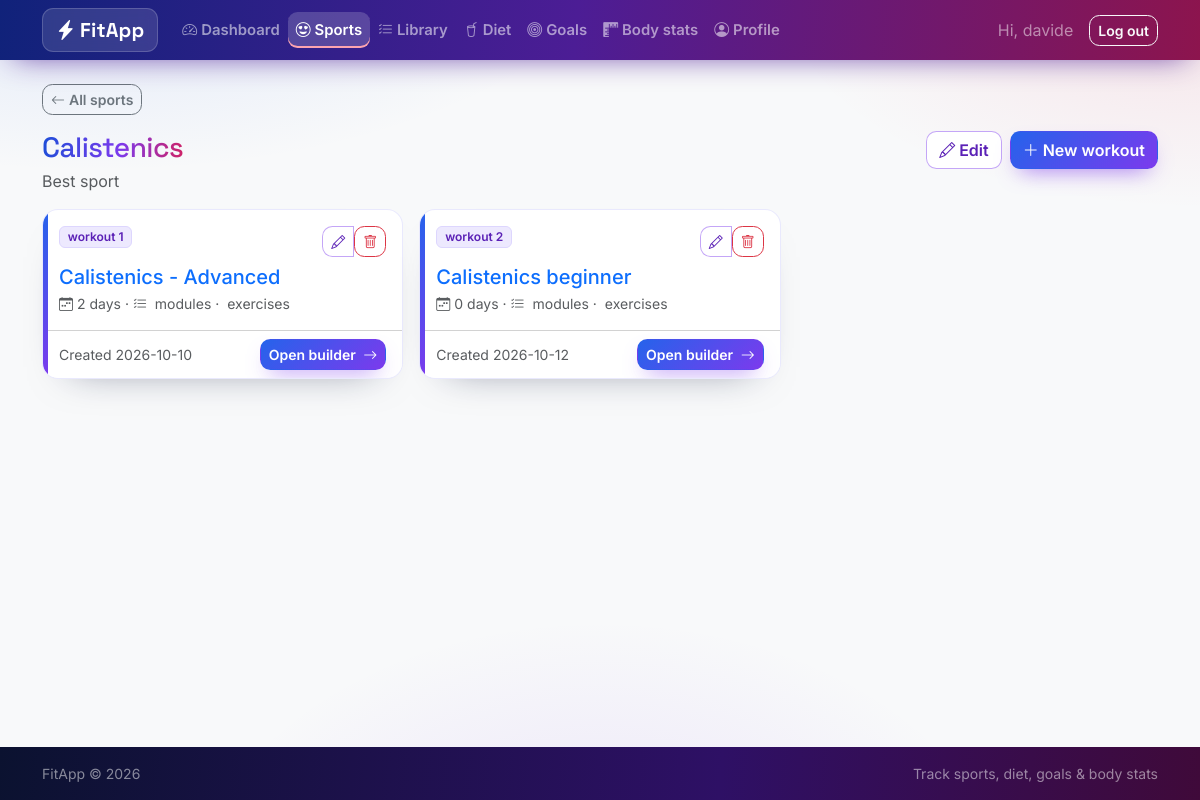
The app's page /sports/1 (signed in) with its own data.
### tables this page shows
CREATE TABLE users (
    id            INTEGER PRIMARY KEY AUTOINCREMENT,
    username      TEXT UNIQUE NOT NULL,
    email         TEXT UNIQUE NOT NULL,
    password_hash TEXT NOT NULL,
    height_cm     REAL,
    birth_date    TEXT,
    sex           TEXT,
    created_at    TEXT NOT NULL DEFAULT (datetime('now'))
, role TEXT NOT NULL DEFAULT 'user');

CREATE TABLE "sports" (
                id         INTEGER PRIMARY KEY AUTOINCREMENT,
                user_id    INTEGER NOT NULL REFERENCES users (id) ON DELETE CASCADE,
                name       TEXT NOT NULL,
                notes      TEXT,
                created_at TEXT NOT NULL DEFAULT (datetime('now'))
            );

CREATE TABLE workouts (
    id         INTEGER PRIMARY KEY AUTOINCREMENT,
    sport_id   INTEGER NOT NULL REFERENCES sports (id) ON DELETE CASCADE,
    position   INTEGER NOT NULL DEFAULT 0,
    name       TEXT NOT NULL,
    notes      TEXT,
    created_at TEXT NOT NULL DEFAULT (datetime('now'))
);

### fitapp/routes/sports.py (the view)
@bp.route("/<int:sport_id>")
@login_required
def detail(sport_id):
    sport = _get_sport(sport_id)
    db = get_db()
    workouts = _workout_stats(db, sport_id)
    return render_template("sports/detail.html", sport=sport, workouts=workouts)

### fitapp/auth.py (called while the page is built)
def load_current_user():
    user_id = session.get("user_id")
    if user_id is None:
        g.user = None
    else:
        g.user = get_db().execute(
            "SELECT * FROM users WHERE id = ?", (user_id,)
        ).fetchone()
    return g.user

def login_required(view):
    @wraps(view)
    def wrapped(*args, **kwargs):
        if load_current_user() is None:
            flash("Please log in to access this page.", "warning")
            return redirect(url_for("auth.login", next=request.path))
        return view(*args, **kwargs)
    return wrapped

@bp.before_app_request
def _load_user():
    load_current_user()
    if g.user is not None and g.user["role"] == "admin":
        blueprint = (request.endpoint or "").split(".", 1)[0]
        if blueprint in ADMIN_BLOCKED_BLUEPRINTS:
            flash("Admin accounts manage users and settings only.", "warning")
            return redirect(url_for("admin.index"))

### fitapp/db.py (called while the page is built)
def get_db():
    if "db" not in g:
        g.db = sqlite3.connect(
            current_app.config["DATABASE"],
            detect_types=sqlite3.PARSE_DECLTYPES,
        )
        g.db.row_factory = sqlite3.Row
        g.db.execute("PRAGMA foreign_keys = ON")
    return g.db

### fitapp/routes/sports.py (called while the page is built)
def _get_sport(sport_id):
    sport = get_db().execute(
        "SELECT * FROM sports WHERE id = ? AND user_id = ?",
        (sport_id, g.user["id"]),
    ).fetchone()
    if sport is None:
        abort(404)
    return sport

def _workout_stats(db, sport_id):
    return db.execute(
        """SELECT w.*,
                  (SELECT COUNT(*) FROM workout_days d WHERE d.workout_id = w.id) AS day_count,
                  (SELECT COUNT(*) FROM day_entries e
                     JOIN workout_days d ON d.id = e.workout_day_id
                    WHERE d.workout_id = w.id) AS entry_count
           FROM workouts w
           WHERE w.sport_id = ?
           ORDER BY w.position, w.id""",
        (sport_id,),
    ).fetchall()

### fitapp/templates/sports/detail.html (shortened to what this page needs)
{% extends "base.html" %}
{% block back %}
<a class="btn btn-outline-secondary btn-sm mb-3" href="{{ url_for('sports.index') }}">
  <i class="bi bi-arrow-left me-1"></i>All sports
</a>
{% endblock %}
{% block content %}
<div class="d-flex flex-wrap justify-content-between align-items-start mb-3 gap-2">
  <div>
    <h1 class="h3 mb-0">{{ sport['name'] }}</h1>
    {% if sport['notes'] %}<p class="text-muted mb-0 mt-1">{{ sport['notes'] }}</p>{% endif %}
  </div>
  <div class="d-flex flex-wrap gap-2">
    <a class="btn btn-outline-success" href="{{ url_for('sports.edit', sport_id=sport['id']) }}">
      <i class="bi bi-pencil me-1"></i>Edit
    </a>
    <a class="btn btn-success" href="{{ url_for('sports.workout_new', sport_id=sport['id']) }}">
      <i class="bi bi-plus-lg me-1"></i>New workout
    </a>
  </div>
</div>
<div class="row g-3">
  {% for w in workouts %}
  <div class="col-md-6 col-xl-4">
    <div class="card stat-card h-100">
      <div class="card-body">
        <div class="d-flex justify-content-between align-items-start mb-2">
          <span class="badge text-bg-light border">workout {{ loop.index }}</span>
          <div class="btn-group">
            <a class="btn btn-sm btn-outline-success" href="{{ url_for('sports.workout_edit', sport_id=sport['id'], workout_id=w['id']) }}">
              <i class="bi bi-pencil"></i>
            </a>
            <form class="d-inline" action="{{ url_for('sports.workout_delete', sport_id=sport['id'], workout_id=w['id']) }}"
                  method="post" onsubmit="return confirm('Delete this workout and all its days and modules?');">
              <button class="btn btn-sm btn-outline-danger" type="submit"><i class="bi bi-trash"></i></button>
            </form>
          </div>
        </div>
        <h2 class="h5 mb-1">
          <a class="text-decoration-none" href="{{ url_for('sports.workout_detail', sport_id=sport['id'], workout_id=w['id']) }}">{{ w['name'] }}</a>
        </h2>
        <div class="small text-muted">
          <i class="bi bi-calendar-week me-1"></i>{{ w['day_count'] }} day{{ 's' if w['day_count'] != 1 }}
          &middot; <i class="bi bi-list-check me-1"></i>{{ w['module_count'] }} module{{ 's' if w['module_count'] != 1 }}
          &middot; {{ w['exercise_count'] }} exercise{{ 's' if w['exercise_count'] != 1 }}
        </div>
      </div>
      <div class="card-footer bg-white d-flex justify-content-between align-items-center">
        <small class="text-muted">Created {{ w['created_at'][:10] }}</small>
        <a class="btn btn-sm btn-success" href="{{ url_for('sports.workout_detail', sport_id=sport['id'], workout_id=w['id']) }}">
          Open builder <i class="bi bi-arrow-right ms-1"></i>
        </a>
      </div>
    </div>
  </div>
  {% endfor %}
</div>
{% endblock %}

### fitapp/templates/base.html (shortened to what this page needs)
<!doctype html>
<html lang="en" data-bs-theme="light">
<head>
  <link href="https://cdn.jsdelivr.net/npm/bootstrap@5.3.3/dist/css/bootstrap.min.css" rel="stylesheet">
  <link href="https://cdn.jsdelivr.net/npm/bootstrap-icons@1.11.3/font/bootstrap-icons.min.css" rel="stylesheet">
  <link href="{{ url_for('static', filename='css/style.css') }}" rel="stylesheet">
</head>
<body class="d-flex flex-column min-vh-100 bg-light">
<nav class="navbar navbar-expand-lg navbar-dark navbar-fitapp sticky-top">
  <div class="container">
    <a class="navbar-brand fw-bold" href="{{ url_for('dashboard.index') }}">
      <i class="bi bi-lightning-charge-fill me-1"></i>FitApp
    </a>
    <div class="collapse navbar-collapse" id="mainNav">
      {% if g.user %}
      <ul class="navbar-nav me-auto">
        {% if g.user['role'] == 'admin' %}
        <li class="nav-item"><a class="nav-link {% if request.endpoint and request.endpoint.startswith('profile.') %}active{% endif %}"
           href="{{ url_for('profile.index') }}"><i class="bi bi-person-circle me-1"></i>Profile</a></li>
        <li class="nav-item"><a class="nav-link {% if request.endpoint and request.endpoint.startswith('admin.') %}active{% endif %}"
           href="{{ url_for('admin.index') }}"><i class="bi bi-shield-lock me-1"></i>Admin</a></li>
        {% else %}
        <li class="nav-item"><a class="nav-link {% if request.endpoint == 'dashboard.index' %}active{% endif %}"
           href="{{ url_for('dashboard.index') }}"><i class="bi bi-speedometer2 me-1"></i>Dashboard</a></li>
        <li class="nav-item"><a class="nav-link {% if request.endpoint and request.endpoint.startswith('sports.') %}active{% endif %}"
           href="{{ url_for('sports.index') }}"><i class="bi bi-emoji-heart-eyes me-1"></i>Sports</a></li>
        <li class="nav-item"><a class="nav-link {% if request.endpoint and request.endpoint.startswith('library.') %}active{% endif %}"
           href="{{ url_for('library.index') }}"><i class="bi bi-list-check me-1"></i>Library</a></li>
        <li class="nav-item"><a class="nav-link {% if request.endpoint and request.endpoint.startswith('diets.') %}active{% endif %}"
           href="{{ url_for('diets.index') }}"><i class="bi bi-cup-straw me-1"></i>Diet</a></li>
        <li class="nav-item"><a class="nav-link {% if request.endpoint and request.endpoint.startswith('goals.') %}active{% endif %}"
           href="{{ url_for('goals.index') }}"><i class="bi bi-bullseye me-1"></i>Goals</a></li>
        <li class="nav-item"><a class="nav-link {% if request.endpoint and request.endpoint.startswith('stats.') %}active{% endif %}"
           href="{{ url_for('stats.index') }}"><i class="bi bi-rulers me-1"></i>Body stats</a></li>
        <li class="nav-item"><a class="nav-link {% if request.endpoint and request.endpoint.startswith('profile.') %}active{% endif %}"
           href="{{ url_for('profile.index') }}"><i class="bi bi-person-circle me-1"></i>Profile</a></li>
        {% endif %}
      </ul>
      <div class="d-flex align-items-center">
        <span class="navbar-text me-3 text-white-50">Hi, {{ g.user['username'] }}</span>
        <form action="{{ url_for('auth.logout') }}" method="post" class="m-0">
          <button class="btn btn-outline-light btn-sm" type="submit">Log out</button>
        </form>
      </div>
      {% endif %}
    </div>
  </div>
</nav>
<main class="container py-4 flex-grow-1">
  {% block back %}{% endblock %}
  {% block content %}{% endblock %}
</main>
<footer class="bg-dark text-white-50 py-3 mt-auto">
  <div class="container small d-flex justify-content-between">
    <span>FitApp &copy; {{ now_year if now_year else '2026' }}</span>
    <span>Track sports, diet, goals &amp; body stats</span>
  </div>
</footer>
</body>
</html>

### fitapp/static/css/style.css (style rules this page uses)
:root { --fa-blue: #2563eb; --fa-blue-deep: #1d4ed8; --fa-violet: #7c3aed; --fa-violet-deep: #5b21b6; --fa-red: #ef4444; --fa-rose: #e11d48; --fa-ink: #0b1230; --grad-main: linear-gradient(135deg, #2563eb 0%, #7c3aed 55%, #e11d48 120%); --grad-btn: linear-gradient(135deg, #2563eb 0%, #7c3aed 100%); --grad-btn-hover: linear-gradient(135deg, #1d4ed8 0%, #6d28d9 100%); --grad-fire: linear-gradient(135deg, #7c3aed 0%, #e11d48 100%); --font-display: "Space Grotesk", "Inter", system-ui, sans-serif; --font-body: "Inter", system-ui, -apple-system, "Segoe UI", sans-serif; }
* { -webkit-tap-highlight-color: transparent; }
body { font-family: var(--font-body); background-color: #f3f5ff; background-image: radial-gradient(900px 420px at 8% -10%, rgba(37, 99, 235, .14), transparent 60%), radial-gradient(760px 380px at 100% 0%, rgba(225, 29, 72, .10), transparent 55%), radial-gradient(700px 500px at 50% 115%, rgba(124, 58, 237, .12), transparent 60%); background-attachment: fixed; }
main h1, .h3, .h4 { font-family: var(--font-display); letter-spacing: -.02em; }
main > h1, h1.h3 { background: linear-gradient(95deg, #1d4ed8 0%, #7c3aed 55%, #e11d48 110%); -webkit-background-clip: text; background-clip: text; color: transparent; display: inline-block; }
.navbar-fitapp { background-image: linear-gradient(95deg, #10227a 0%, #4c1d95 48%, #9f1239 115%); box-shadow: 0 10px 30px -14px rgba(76, 29, 149, .85); }
.navbar-fitapp .navbar-brand { font-family: var(--font-display); font-weight: 700; letter-spacing: .01em; background: rgba(255, 255, 255, .12); border: 1px solid rgba(255, 255, 255, .18); padding: .38rem .8rem; border-radius: .7rem; backdrop-filter: blur(6px); }
.navbar-fitapp .nav-link { font-weight: 600; font-size: .93rem; border-radius: .6rem; padding: .45rem .8rem; transition: background-color .2s ease, transform .2s ease; }
.navbar-fitapp .nav-link.active { background-color: rgba(255, 255, 255, .18); box-shadow: inset 0 -2px 0 #fda4af; }
.btn { font-weight: 600; border-radius: .65rem; transition: transform .15s ease, box-shadow .2s ease, filter .2s ease; }
.btn-success, .btn-success:hover, .btn-success:focus, .btn-success:active { color: #fff; border-color: transparent; background-color: transparent; background-image: var(--grad-btn); box-shadow: 0 10px 22px -10px rgba(124, 58, 237, .75); }
.btn-outline-success, .btn-outline-success:hover, .btn-outline-success:focus { color: var(--fa-violet-deep); border-color: rgba(124, 58, 237, .45); background-color: #fff; }
.card { border-radius: 1rem; border: 1px solid rgba(99, 102, 241, .14); box-shadow: 0 18px 40px -30px rgba(15, 23, 60, .55); transition: transform .2s ease, box-shadow .25s ease; }
.stat-card { overflow: hidden; position: relative; }
.stat-card::before { content: ""; position: absolute; inset: 0 auto 0 0; width: 5px; background: var(--grad-btn); }
.badge.text-bg-light { background: #ede9fe !important; color: #5b21b6 !important; border: 1px solid #ddd6fe !important; font-weight: 600; }
footer { background: linear-gradient(95deg, #0b1230 0%, #2e1065 60%, #4c0519 130%) !important; color: rgba(255, 255, 255, .55) !important; }

### records on screen
users: user.username "davide"
sports: notes "Best sport"
workouts: name "Calistenics - Advanced", day_count "2", day_count "s", module_count "s", exercise_count "s", created_at "2026-10-10"
workouts: name "Calistenics beginner", day_count "0", day_count "s", module_count "s", exercise_count "s", created_at "2026-10-12"
